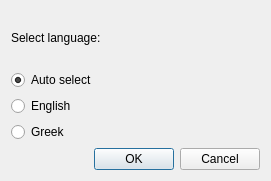
<?xml version="1.0" encoding="UTF-8"?>
<ui version="4.0">
 <class>languageDialog</class>
 <widget class="QDialog" name="languageDialog">
  <property name="geometry">
   <rect>
    <x>0</x>
    <y>0</y>
    <width>271</width>
    <height>181</height>
   </rect>
  </property>
  <property name="windowTitle">
   <string>Dialog</string>
  </property>
  <layout class="QGridLayout" name="gridLayout">
   <item row="0" column="0">
    <layout class="QVBoxLayout" name="verticalLayout">
     <item>
      <widget class="QLabel" name="label">
       <property name="accessibleName">
        <string>select language</string>
       </property>
       <property name="accessibleDescription">
        <string>select language</string>
       </property>
       <property name="text">
        <string>Select language:</string>
       </property>
      </widget>
     </item>
     <item>
      <widget class="QRadioButton" name="radioButton">
       <property name="accessibleName">
        <string>Auto select</string>
       </property>
       <property name="accessibleDescription">
        <string>Auto select</string>
       </property>
       <property name="text">
        <string>Auto select</string>
       </property>
       <property name="checked">
        <bool>true</bool>
       </property>
      </widget>
     </item>
     <item>
      <widget class="QRadioButton" name="radioButton_2">
       <property name="accessibleName">
        <string>English</string>
       </property>
       <property name="accessibleDescription">
        <string>English</string>
       </property>
       <property name="text">
        <string>English</string>
       </property>
      </widget>
     </item>
     <item>
      <widget class="QRadioButton" name="radioButton_3">
       <property name="accessibleName">
        <string>Greek </string>
       </property>
       <property name="accessibleDescription">
        <string>Greek</string>
       </property>
       <property name="text">
        <string>Greek</string>
       </property>
      </widget>
     </item>
     <item>
      <widget class="QDialogButtonBox" name="buttonBox">
       <property name="orientation">
        <enum>Qt::Horizontal</enum>
       </property>
       <property name="standardButtons">
        <set>QDialogButtonBox::Cancel|QDialogButtonBox::Ok</set>
       </property>
      </widget>
     </item>
    </layout>
   </item>
  </layout>
 </widget>
 <resources/>
 <connections>
  <connection>
   <sender>buttonBox</sender>
   <signal>accepted()</signal>
   <receiver>languageDialog</receiver>
   <slot>accept()</slot>
   <hints>
    <hint type="sourcelabel">
     <x>248</x>
     <y>254</y>
    </hint>
    <hint type="destinationlabel">
     <x>157</x>
     <y>274</y>
    </hint>
   </hints>
  </connection>
  <connection>
   <sender>buttonBox</sender>
   <signal>rejected()</signal>
   <receiver>languageDialog</receiver>
   <slot>reject()</slot>
   <hints>
    <hint type="sourcelabel">
     <x>316</x>
     <y>260</y>
    </hint>
    <hint type="destinationlabel">
     <x>286</x>
     <y>274</y>
    </hint>
   </hints>
  </connection>
 </connections>
</ui>
